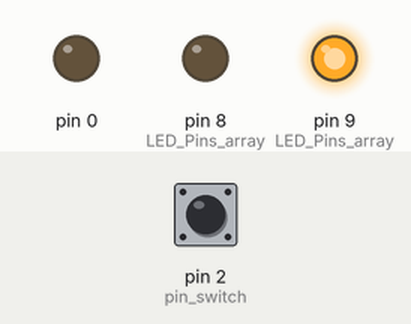
This sketch was run on a simulated Arduino Uno, built with avr-gcc and run on an emulated ATmega328P. Shown: output pins drawn as LEDs (lit = HIGH). Inputs (shaded band) come from the test bench; at power-on: pin 2 (pin_switch) HIGH.

Above: at 1.2 s.
1.3 s: pin 2 (pin_switch) pulled LOW for 0.15 s
At 1.8 s:
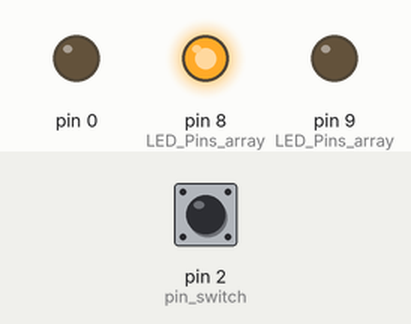
2.9 s: pin 2 (pin_switch) pulled LOW for 1 s
At 4.3 s:
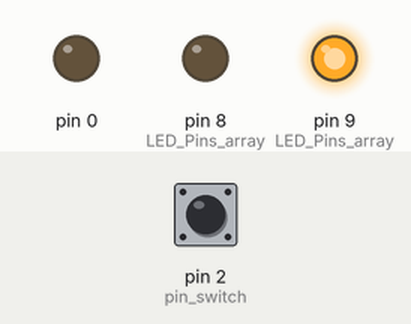
Timing chart, 0 to 5.9 s (numbered marks = the images above; inputs shaded):
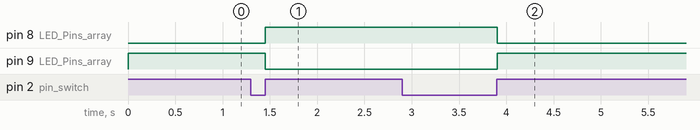

The sketch:

Led_test.ino
```cpp
// Define the pins being used from the LEDs
//                    green/red

#define RED 9
#define GREEN 8

char LED_Pins_array[] = { RED, GREEN};

// Array to hold the LED sequence. green, yellow, red, yellow, green.
// position 0 is not used (considered not good practice but keeps the code easy to understand)
char LED_Sequence_array[] = { RED, GREEN};
byte squenceLength = 2;

int pin_switch = 2;

// variables to hold the new and old switch states
boolean oldSwitchState = LOW;
boolean newSwitchState1 = LOW;
boolean newSwitchState2 = LOW;
boolean newSwitchState3 = LOW;

byte state = -1;

void setup()
{
    /*Serial.begin(9600);
    Serial.print("Sketch:   ");   Serial.println(__FILE__);
    Serial.print("Uploaded: ");   Serial.println(__DATE__);
    Serial.println(" ");*/

    for (byte i=0; i< 3; i++)
    {
         pinMode(LED_Pins_array[i], OUTPUT);    digitalWrite(LED_Pins_array[i],LOW);
    }
    pinMode(pin_switch, INPUT);
}

void loop()
{
    newSwitchState1 = digitalRead(pin_switch);
    delay(1);
    newSwitchState2 = digitalRead(pin_switch);
    delay(1);
    newSwitchState3 = digitalRead(pin_switch);

    // if all 3 values are the same we can continue
    if (  (newSwitchState1==newSwitchState2) && (newSwitchState1==newSwitchState3) )
    {
        if ( newSwitchState1 != oldSwitchState )
        {

           // has the button switch been closed?
           if ( newSwitchState1 == HIGH )
           {

                state++;
                if (state > (squenceLength) ) { state = 0; }

                // turn all LEDs off. Doing it this way means we do not need to care about the individual LEDs
                // simply turn them all off and then turn on the correct one.
                for (byte i=0; i< 3; i++)
                {
                     digitalWrite(LED_Pins_array[i],LOW);
                }

                // Turn on the next LED
                digitalWrite(LED_Sequence_array[state],HIGH);
           }
           oldSwitchState = newSwitchState1;
        }
    }
}
```

Measured:
- after the input at 1.3 s, pin 8 (LED_Pins_array): LOW → HIGH after 0.15 s; pin 9 (LED_Pins_array): HIGH → LOW after 0.15 s
- after the input at 2.9 s, pin 8 (LED_Pins_array): HIGH → LOW after 1.0 s; pin 9 (LED_Pins_array): LOW → HIGH after 1.0 s
